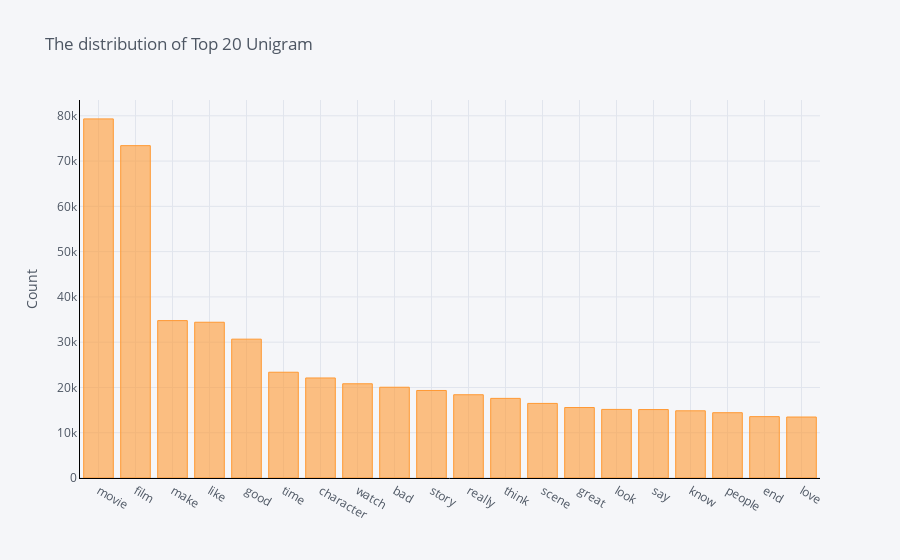

Notebook code for this chart:
### Code cell
dfu = pd.DataFrame(common_words, columns = ['Unigram Text', 'Count'])
dfu
dfu.groupby('Unigram Text').sum()['Count'].sort_values(ascending=False).iplot(kind='bar', yTitle='Count', linecolor='black', title='The distribution of Top 20 Unigram')

### Figure 1 — Plotly figure (JSON) as saved in the notebook; plotly's stock layout.template omitted (floating-point values rounded to 4 significant figures)
{"data": [{"marker": {"color": "rgba(255, 153, 51, 0.6)", "line": {"color": "rgba(255, 153, 51, 1.0)", "width": 1}}, "name": "Count", "orientation": "v", "text": "", "x": ["movie", "film", "make", "like", "good", "time", "character", "watch", "bad", "story", "really", "think", "scene", "great", "look", "say", "know", "people", "end", "love"], "y": [79318, 73410, 34766, 34404, 30667, 23362, 22092, 20814, 20047, 19334, 18391, 17587, 16474, 15567, 15149, 15118, 14842, 14421, 13556, 13467], "type": "bar"}], "layout": {"legend": {"bgcolor": "#F5F6F9", "font": {"color": "#4D5663"}}, "paper_bgcolor": "#F5F6F9", "plot_bgcolor": "#F5F6F9", "title": {"font": {"color": "#4D5663"}, "text": "The distribution of Top 20 Unigram"}, "xaxis": {"gridcolor": "#E1E5ED", "linecolor": "black", "showgrid": true, "tickfont": {"color": "#4D5663"}, "title": {"font": {"color": "#4D5663"}, "text": ""}, "zerolinecolor": "#E1E5ED"}, "yaxis": {"gridcolor": "#E1E5ED", "linecolor": "black", "showgrid": true, "tickfont": {"color": "#4D5663"}, "title": {"font": {"color": "#4D5663"}, "text": "Count"}, "zerolinecolor": "#E1E5ED"}}}
